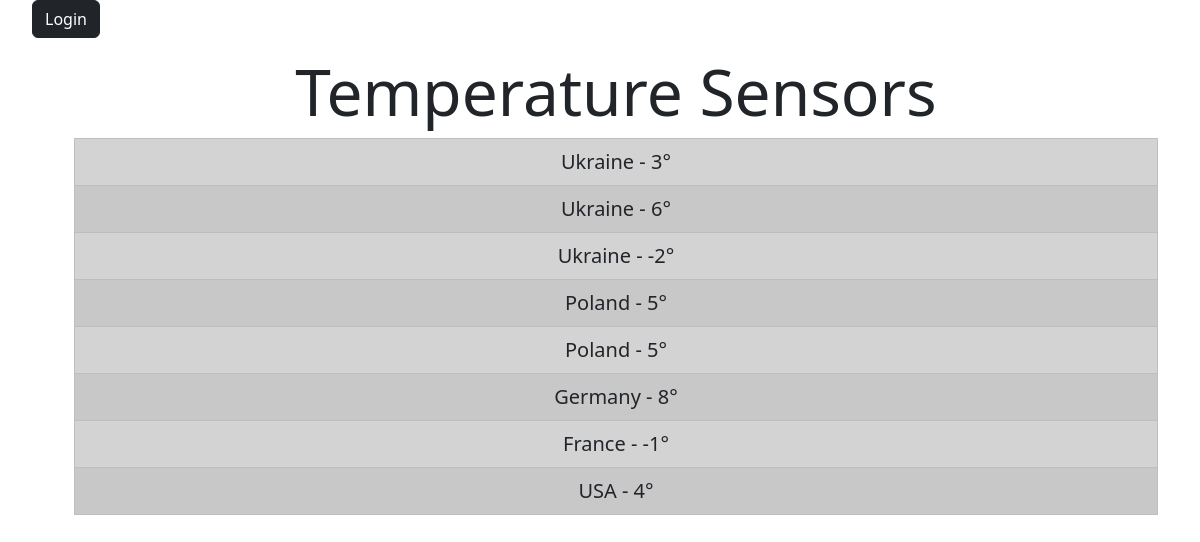
Before: /bugs/ with the older database file.
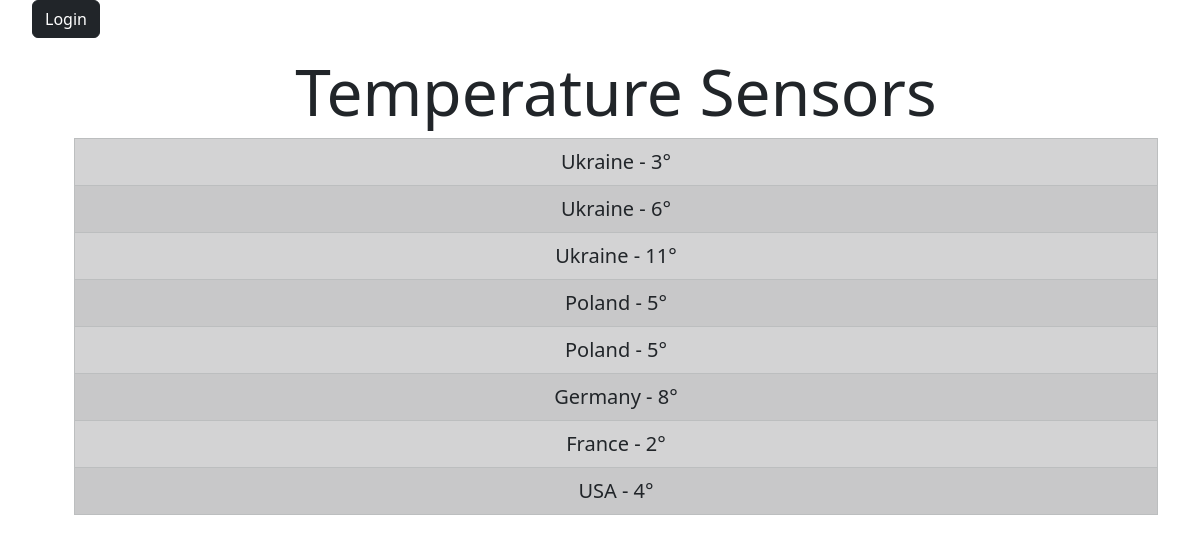
After: the same page with the newer database file.
### tempSensors/models.py (models this page shows)
class temperatureSensors(models.Model):
    location = models.CharField('Location of the sensor',
        max_length = 255, blank = False)
    dateMeasurement = models.DateField('Date of temperature measurement',
        default = datetime.date.today, blank = False)
    timeMeasurement = models.DateField('Time of temperature measurement',
        default = datetime.time, blank = False)
    temperature = models.IntegerField('Temperature',
        default = 0, blank = False)
    name = models.CharField('Sensor name',
        max_length = 50, blank = False)
    model = models.CharField('Sensor model',
        max_length = 50, blank = False)
    group = models.CharField('The group to which the sensor belongs',
        max_length = 50, blank = False)

### tempSensors/views.py (the view)
# urls.py: path('', views.index, name = 'temperatureSensors_home'),
def index(request):
    sensors = temperatureSensors.objects.all()
    return render(request, 'tempSensors/index.html', {'sensors': sensors})

### tempSensors/templates/tempSensors/index.html (shortened to what this page needs)
{% extends 'tempSensors/layout.html' %}
{% block content %}
<div class="container">
    <ol>
        <h3 class="display-3 "><center>Temperature Sensors</center></h3></th>
        <table id="productSizes" class="table table-striped">
            {% for sensor in sensors %}
                <tr class="alert alert-dark">
                    <td><center><a class="text-decoration-none link-dark" style="font-size: 20px" href="/sensors/{{ sensor.id }}">{{ sensor.location }} - {{ sensor.temperature }}°</center></a></td>
                </tr>
            {% endfor %}
        </table>
    </ol>
</div>
{% endblock %}

Changed rows visible on the page:
changed temperatureSensors (number 3 of 8 on the later page): temperature "-2" → "11"
changed temperatureSensors "France": temperature "-1" → "2"
